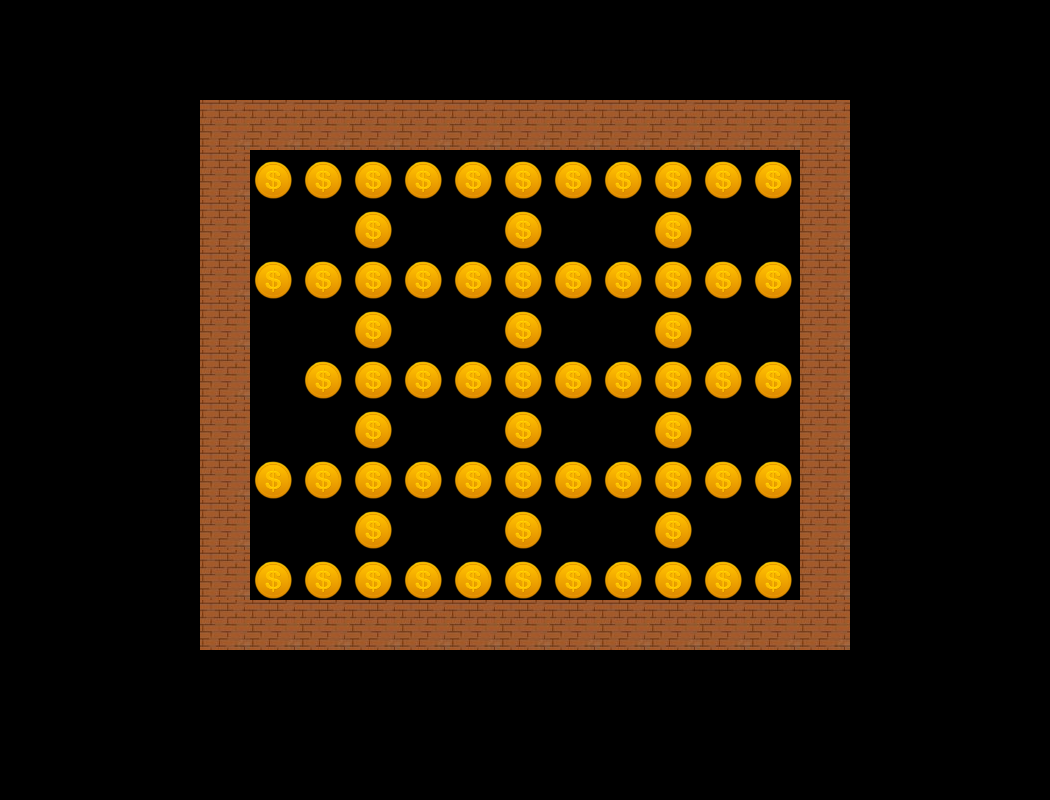

Below is a game level as drawn by its tile map, then a one-line description and the .tmx that defines it (tile-layer data replaced by summaries):
An orthogonal 21x16 tile map with 50x50 px tiles, 3 tile layers (Wall, Background, Coins), 12 tilesets and 1 object (SpawnPoint).

<map version="1.0" orientation="orthogonal" width="21" height="16" tilewidth="50" tileheight="50">
 <tileset firstgid="1" name="grassTexture" tilewidth="50" tileheight="50">
  <image source="grassTexture.jpg" width="590" height="590" />
 </tileset>
 <tileset firstgid="122" name="3" tilewidth="50" tileheight="50" spacing="1" margin="1">
  <image source="3.jpg" width="128" height="128" />
  <tile id="1">
   <properties>
    <property name="Collectable" value="True" />
   </properties>
  </tile>
 </tileset>
 <tileset firstgid="126" name="wall2" tilewidth="50" tileheight="50" spacing="1" margin="1">
  <image source="wall2.jpg" width="100" height="100" />
  <tile id="0">
   <properties>
    <property name="Collidable" value="True" />
   </properties>
  </tile>
 </tileset>
 <tileset firstgid="127" name="h1" tilewidth="50" tileheight="50">
  <image source="h1.jpg" width="111" height="100" />
  <tile id="0">
   <properties>
    <property name="Collidable" value="True" />
   </properties>
  </tile>
  <tile id="1">
   <properties>
    <property name="Collidable" value="True" />
   </properties>
  </tile>
  <tile id="2">
   <properties>
    <property name="Collidable" value="True" />
   </properties>
  </tile>
  <tile id="3">
   <properties>
    <property name="Collidable" value="True" />
   </properties>
  </tile>
 </tileset>
 <tileset firstgid="131" name="dark-blue" tilewidth="50" tileheight="50">
  <tileoffset x="0" y="2" />
  <image source="dark-blue.jpg" width="800" height="600" />
  <tile id="0">
   <properties>
    <property name="collectible2x" value="True" />
   </properties>
  </tile>
 </tileset>
 <tileset firstgid="323" name="powerup12" tilewidth="45" tileheight="45">
  <image source="powerup12.png" width="45" height="45" />
  <tile id="0">
   <properties>
    <property name="Power_blue" value="True" />
   </properties>
  </tile>
 </tileset>
 <tileset firstgid="324" name="life" tilewidth="45" tileheight="45">
  <image source="life.png" width="45" height="45" />
  <tile id="0">
   <properties>
    <property name="lives" value="True" />
   </properties>
  </tile>
 </tileset>
 <tileset firstgid="325" name="HandGernade_45x45" tilewidth="45" tileheight="45">
  <image source="HandGernade_45x45.png" width="45" height="45" />
  <tile id="0">
   <properties>
    <property name="Grenade" value="True" />
   </properties>
  </tile>
 </tileset>
 <tileset firstgid="326" name="bonus" tilewidth="40" tileheight="40">
  <image source="bonus.png" width="43" height="45" />
  <tile id="0">
   <properties>
    <property name="Bonus" value="True" />
   </properties>
  </tile>
 </tileset>
 <tileset firstgid="327" name="ghostPit" tilewidth="44" tileheight="44">
  <image source="ghostPit.png" width="45" height="44" />
 </tileset>
 <tileset firstgid="328" name="Black" tilewidth="50" tileheight="50">
  <image source="Black.jpg" width="1900" height="1200" />
 </tileset>
 <tileset firstgid="1240" name="BonusCoin_45x45" tilewidth="44" tileheight="42">
  <image source="BonusCoin_45x45.png" width="45" height="42" />
  <tile id="0">
   <properties>
    <property name="Collectable" value="True" />
   </properties>
  </tile>
 </tileset>
 <layer name="Wall" width="21" height="16">
  <data>[336 cells, 44 non-empty, 1 distinct tile ids]</data>
 </layer>
 <layer name="Background" width="21" height="16">
  <data>[336 cells, 241 non-empty, 1 distinct tile ids]</data>
 </layer>
 <objectgroup name="Objects" width="21" height="16">
  <object name="SpawnPoint" x="258" y="363" width="32" height="35" />
 </objectgroup>
 <layer name="Coins" width="21" height="16">
  <data>[336 cells, 66 non-empty, 1 distinct tile ids]</data>
 </layer>
</map>
